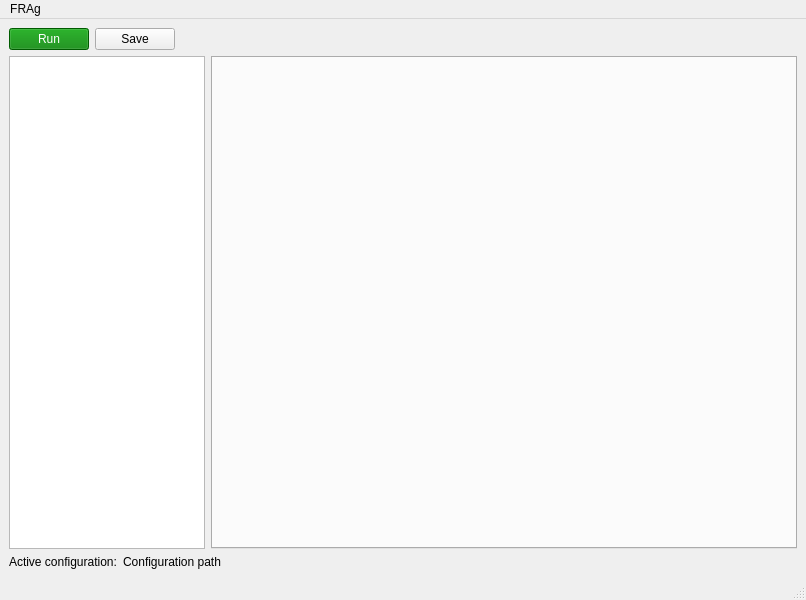
<?xml version="1.0" encoding="UTF-8"?>
<ui version="4.0">
 <class>MainWindow</class>
 <widget class="QMainWindow" name="MainWindow">
  <property name="geometry">
   <rect>
    <x>0</x>
    <y>0</y>
    <width>806</width>
    <height>600</height>
   </rect>
  </property>
  <property name="windowTitle">
   <string>FRAg</string>
  </property>
  <widget class="QWidget" name="centralwidget">
   <layout class="QVBoxLayout" name="verticalLayout">
    <item>
     <layout class="QHBoxLayout" name="topLayout">
      <property name="spacing">
       <number>6</number>
      </property>
      <item>
       <widget class="QPushButton" name="runButton">
        <property name="styleSheet">
         <string notr="true">#runButton {
    background-color: green;
    color: white;
}

#runButton:disabled {
    background-color: gray;
    color: lightgray;
}</string>
        </property>
        <property name="text">
         <string>Run</string>
        </property>
       </widget>
      </item>
      <item>
       <widget class="QPushButton" name="saveButton">
        <property name="text">
         <string>Save</string>
        </property>
       </widget>
      </item>
      <item>
       <spacer name="horizontalSpacer">
        <property name="orientation">
         <enum>Qt::Horizontal</enum>
        </property>
        <property name="sizeHint" stdset="0">
         <size>
          <width>40</width>
          <height>20</height>
         </size>
        </property>
       </spacer>
      </item>
     </layout>
    </item>
    <item>
     <layout class="QHBoxLayout" name="centralLayout" stretch="1,3">
      <item>
       <widget class="QTreeView" name="treeView"/>
      </item>
      <item>
       <widget class="QTabWidget" name="filesTab">
        <property name="currentIndex">
         <number>-1</number>
        </property>
        <property name="tabsClosable">
         <bool>true</bool>
        </property>
       </widget>
      </item>
     </layout>
    </item>
    <item>
     <layout class="QHBoxLayout" name="bottomLayout" stretch="0,1">
      <item>
       <widget class="QLabel" name="staticConfigLabel">
        <property name="sizePolicy">
         <sizepolicy hsizetype="Minimum" vsizetype="Preferred">
          <horstretch>0</horstretch>
          <verstretch>0</verstretch>
         </sizepolicy>
        </property>
        <property name="text">
         <string>Active configuration:</string>
        </property>
       </widget>
      </item>
      <item>
       <widget class="QLabel" name="configStatusLabel">
        <property name="sizePolicy">
         <sizepolicy hsizetype="Expanding" vsizetype="Preferred">
          <horstretch>1</horstretch>
          <verstretch>0</verstretch>
         </sizepolicy>
        </property>
        <property name="text">
         <string>Configuration path</string>
        </property>
        <property name="wordWrap">
         <bool>true</bool>
        </property>
       </widget>
      </item>
     </layout>
    </item>
   </layout>
  </widget>
  <widget class="QMenuBar" name="menubar">
   <property name="geometry">
    <rect>
     <x>0</x>
     <y>0</y>
     <width>806</width>
     <height>21</height>
    </rect>
   </property>
   <widget class="QMenu" name="menuFRAg">
    <property name="title">
     <string>FRAg</string>
    </property>
   </widget>
   <addaction name="menuFRAg"/>
  </widget>
  <widget class="QStatusBar" name="statusbar"/>
 </widget>
 <resources/>
 <connections/>
</ui>
